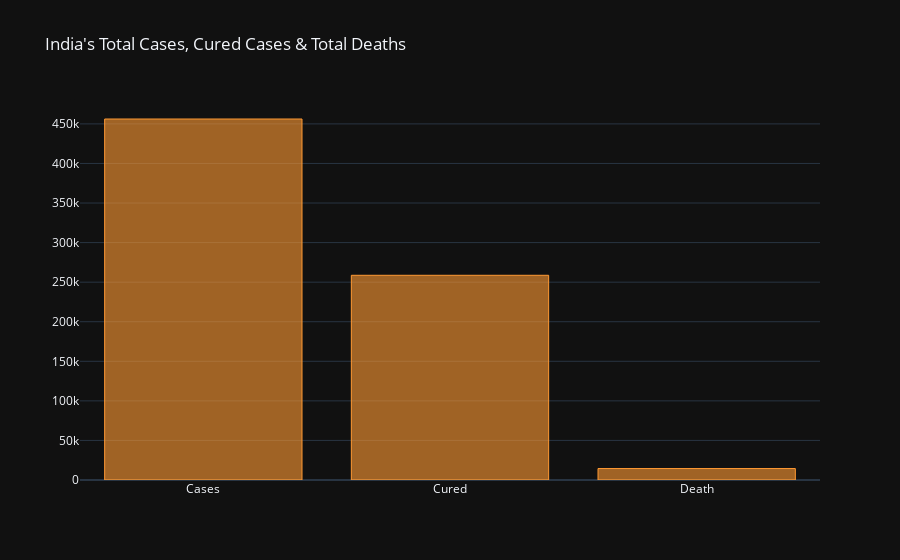

The code cell stored with this chart in its notebook:
### Code cell
df_Indtotal.mean().iplot(kind='bar',
                        layout=dict(title="India's Total Cases, Cured Cases & Total Deaths"))

### Figure 1 — Plotly figure (JSON) as saved in the notebook; plotly's stock layout.template omitted (floating-point values rounded to 4 significant figures)
{"data": [{"marker": {"color": "rgba(255, 153, 51, 0.6)", "line": {"color": "rgba(255, 153, 51, 1.0)", "width": 1}}, "name": "None", "orientation": "v", "text": "", "type": "bar", "x": ["Cases", "Cured", "Death"], "y": [456183, 258685, 14476]}], "layout": {"title": {"text": "India's Total Cases, Cured Cases & Total Deaths"}}}
